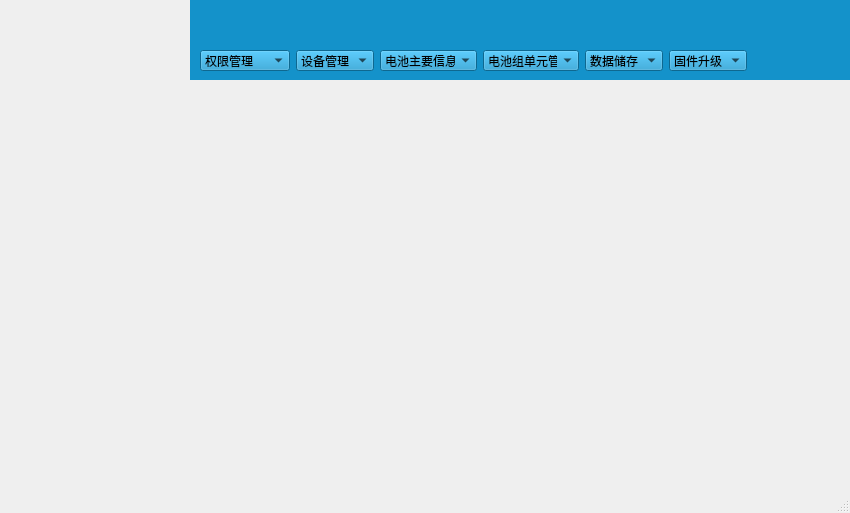
<?xml version="1.0" encoding="UTF-8"?>
<ui version="4.0">
 <class>MainWindow</class>
 <widget class="QMainWindow" name="MainWindow">
  <property name="geometry">
   <rect>
    <x>0</x>
    <y>0</y>
    <width>850</width>
    <height>513</height>
   </rect>
  </property>
  <property name="windowTitle">
   <string>MainWindow</string>
  </property>
  <property name="autoFillBackground">
   <bool>false</bool>
  </property>
  <widget class="QWidget" name="centralwidget">
   <widget class="QLabel" name="label">
    <property name="geometry">
     <rect>
      <x>0</x>
      <y>0</y>
      <width>190</width>
      <height>80</height>
     </rect>
    </property>
    <property name="styleSheet">
     <string notr="true">border-image: url(:/picture/C:/Users/yyc/Desktop/picture/mainwindow-logo.jpg);</string>
    </property>
    <property name="text">
     <string/>
    </property>
   </widget>
   <widget class="QLabel" name="label_2">
    <property name="geometry">
     <rect>
      <x>190</x>
      <y>0</y>
      <width>660</width>
      <height>80</height>
     </rect>
    </property>
    <property name="styleSheet">
     <string notr="true">background-color: rgb(20, 146, 202);</string>
    </property>
    <property name="text">
     <string/>
    </property>
   </widget>
   <widget class="QLabel" name="label_3">
    <property name="geometry">
     <rect>
      <x>400</x>
      <y>10</y>
      <width>40</width>
      <height>40</height>
     </rect>
    </property>
    <property name="styleSheet">
     <string notr="true">border-image: url(:/picture/C:/Users/yyc/Desktop/picture/mainwindow-top2.svg);</string>
    </property>
    <property name="text">
     <string/>
    </property>
   </widget>
   <widget class="QLabel" name="label_4">
    <property name="geometry">
     <rect>
      <x>230</x>
      <y>10</y>
      <width>40</width>
      <height>40</height>
     </rect>
    </property>
    <property name="styleSheet">
     <string notr="true">border-image: url(:/picture/C:/Users/yyc/Desktop/picture/列表.svg);
border-image: url(:/picture/C:/Users/yyc/Desktop/picture/mainwindow-top6.svg);</string>
    </property>
    <property name="text">
     <string/>
    </property>
   </widget>
   <widget class="QLabel" name="label_5">
    <property name="geometry">
     <rect>
      <x>310</x>
      <y>10</y>
      <width>40</width>
      <height>40</height>
     </rect>
    </property>
    <property name="styleSheet">
     <string notr="true">border-image: url(:/picture/C:/Users/yyc/Desktop/picture/mainwindow-top5.svg);</string>
    </property>
    <property name="text">
     <string/>
    </property>
   </widget>
   <widget class="QLabel" name="label_6">
    <property name="geometry">
     <rect>
      <x>610</x>
      <y>10</y>
      <width>40</width>
      <height>40</height>
     </rect>
    </property>
    <property name="styleSheet">
     <string notr="true">border-image: url(:/picture/C:/Users/yyc/Desktop/picture/mainwindow-top1.svg);</string>
    </property>
    <property name="text">
     <string/>
    </property>
   </widget>
   <widget class="QLabel" name="label_7">
    <property name="geometry">
     <rect>
      <x>510</x>
      <y>10</y>
      <width>40</width>
      <height>40</height>
     </rect>
    </property>
    <property name="styleSheet">
     <string notr="true">border-image: url(:/picture/C:/Users/yyc/Desktop/picture/mainwindow-top3.svg);</string>
    </property>
    <property name="text">
     <string/>
    </property>
   </widget>
   <widget class="QLabel" name="label_8">
    <property name="geometry">
     <rect>
      <x>690</x>
      <y>10</y>
      <width>40</width>
      <height>40</height>
     </rect>
    </property>
    <property name="styleSheet">
     <string notr="true">border-image: url(:/picture/C:/Users/yyc/Desktop/picture/mainwindow-top4.svg);</string>
    </property>
    <property name="text">
     <string/>
    </property>
   </widget>
   <widget class="QWidget" name="horizontalLayoutWidget">
    <property name="geometry">
     <rect>
      <x>200</x>
      <y>50</y>
      <width>547</width>
      <height>21</height>
     </rect>
    </property>
    <layout class="QHBoxLayout" name="horizontalLayout_2">
     <item>
      <widget class="QComboBox" name="comboBox_2">
       <property name="font">
        <font>
         <pointsize>9</pointsize>
         <weight>50</weight>
         <bold>false</bold>
        </font>
       </property>
       <property name="styleSheet">
        <string notr="true">background-color: rgb(20, 146, 202);</string>
       </property>
       <item>
        <property name="text">
         <string>权限管理</string>
        </property>
       </item>
       <item>
        <property name="text">
         <string>最高权限</string>
        </property>
       </item>
       <item>
        <property name="text">
         <string>管理者权限</string>
        </property>
       </item>
       <item>
        <property name="text">
         <string>访问者权限</string>
        </property>
       </item>
      </widget>
     </item>
     <item>
      <widget class="QComboBox" name="comboBox">
       <property name="font">
        <font>
         <pointsize>9</pointsize>
         <weight>50</weight>
         <bold>false</bold>
        </font>
       </property>
       <property name="styleSheet">
        <string notr="true">background-color: rgb(20, 146, 202);</string>
       </property>
       <item>
        <property name="text">
         <string>设备管理</string>
        </property>
       </item>
       <item>
        <property name="text">
         <string>硬件管理</string>
        </property>
       </item>
       <item>
        <property name="text">
         <string>端口管理</string>
        </property>
       </item>
      </widget>
     </item>
     <item>
      <widget class="QComboBox" name="BatInfoComboBox">
       <property name="font">
        <font>
         <pointsize>9</pointsize>
         <weight>50</weight>
         <bold>false</bold>
        </font>
       </property>
       <property name="styleSheet">
        <string notr="true">background-color: rgb(20, 146, 202);</string>
       </property>
       <item>
        <property name="text">
         <string>电池主要信息</string>
        </property>
       </item>
       <item>
        <property name="text">
         <string>报文接收发送</string>
        </property>
       </item>
       <item>
        <property name="text">
         <string>电芯单体信息</string>
        </property>
       </item>
       <item>
        <property name="text">
         <string>pack电压</string>
        </property>
       </item>
       <item>
        <property name="text">
         <string>cluster电压</string>
        </property>
       </item>
       <item>
        <property name="text">
         <string>参数数据</string>
        </property>
       </item>
       <item>
        <property name="text">
         <string>报警数据</string>
        </property>
       </item>
       <item>
        <property name="text">
         <string>电流数据</string>
        </property>
       </item>
       <item>
        <property name="text">
         <string>开关数据</string>
        </property>
       </item>
      </widget>
     </item>
     <item>
      <widget class="QComboBox" name="comboBox_4">
       <property name="font">
        <font>
         <pointsize>9</pointsize>
         <weight>50</weight>
         <bold>false</bold>
        </font>
       </property>
       <property name="styleSheet">
        <string notr="true">background-color: rgb(20, 146, 202);</string>
       </property>
       <item>
        <property name="text">
         <string>电池组单元管理</string>
        </property>
       </item>
       <item>
        <property name="text">
         <string>电池系统主窗口</string>
        </property>
       </item>
       <item>
        <property name="text">
         <string>.dbc窗口</string>
        </property>
       </item>
       <item>
        <property name="text">
         <string>.sym窗口</string>
        </property>
       </item>
      </widget>
     </item>
     <item>
      <widget class="QComboBox" name="comboBox_5">
       <property name="font">
        <font>
         <pointsize>9</pointsize>
         <weight>50</weight>
         <bold>false</bold>
        </font>
       </property>
       <property name="styleSheet">
        <string notr="true">background-color: rgb(20, 146, 202);</string>
       </property>
       <item>
        <property name="text">
         <string>数据储存</string>
        </property>
       </item>
       <item>
        <property name="text">
         <string>数据下载</string>
        </property>
       </item>
       <item>
        <property name="text">
         <string>故障录波</string>
        </property>
       </item>
      </widget>
     </item>
     <item>
      <widget class="QComboBox" name="comboBox_6">
       <property name="font">
        <font>
         <pointsize>9</pointsize>
         <weight>50</weight>
         <bold>false</bold>
        </font>
       </property>
       <property name="styleSheet">
        <string notr="true">background-color: rgb(20, 146, 202);</string>
       </property>
       <item>
        <property name="text">
         <string>固件升级</string>
        </property>
       </item>
      </widget>
     </item>
    </layout>
   </widget>
   <zorder>label_2</zorder>
   <zorder>label</zorder>
   <zorder>label_3</zorder>
   <zorder>label_4</zorder>
   <zorder>label_5</zorder>
   <zorder>label_6</zorder>
   <zorder>label_7</zorder>
   <zorder>label_8</zorder>
   <zorder>horizontalLayoutWidget</zorder>
  </widget>
  <widget class="QStatusBar" name="statusbar"/>
 </widget>
 <resources/>
 <connections/>
</ui>
